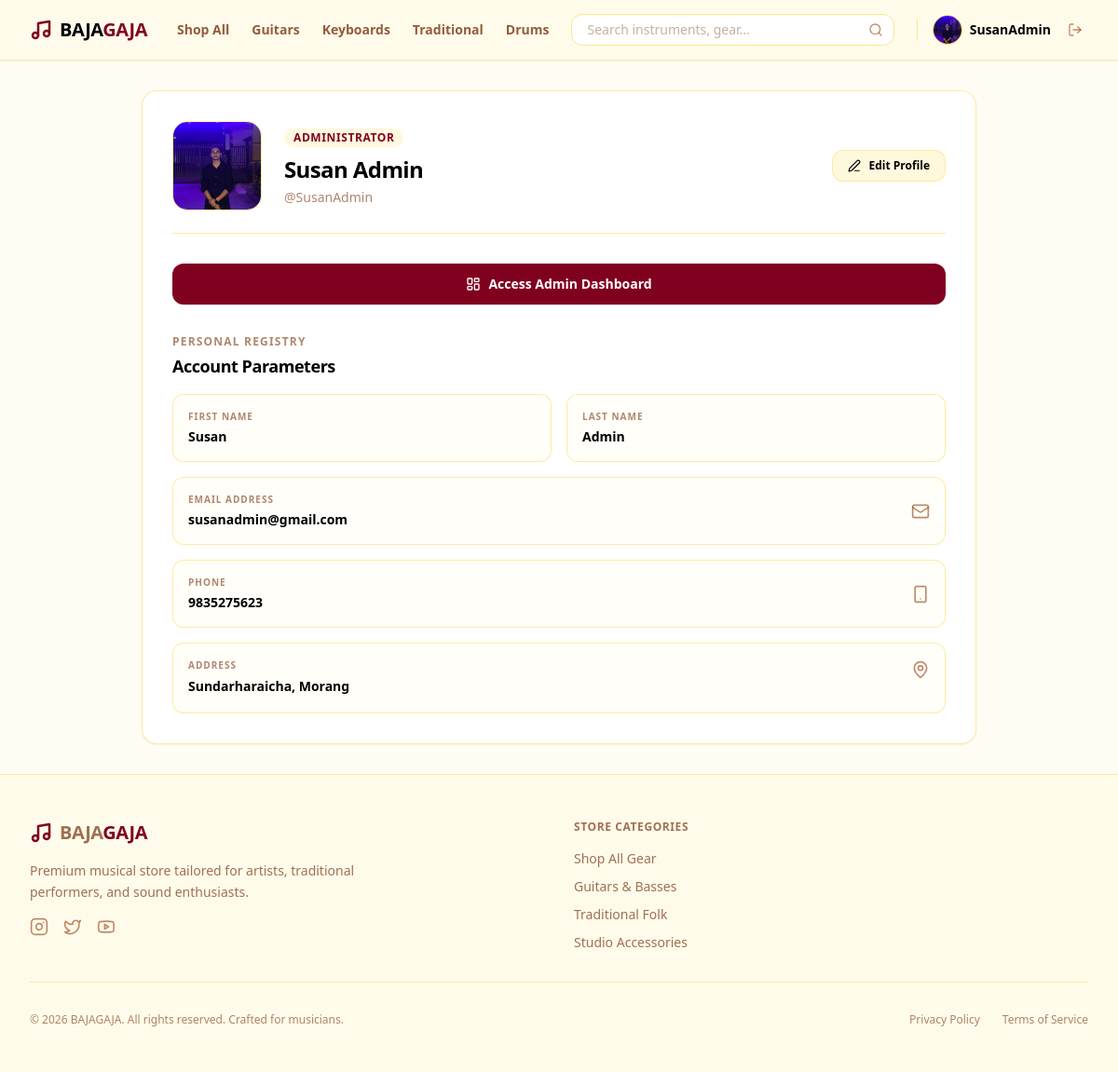
The app's page /profile/ (signed in) with its own data.
### bg_app/models.py (models this page shows, shortened)
class User(AbstractUser):
    phone = models.CharField(max_length=20, blank=True)
    address = models.TextField(blank=True)
    profile_picture = models.ImageField(upload_to='images/user/', blank=True, null=True)

### bg_app/views/profile_view.py (the view)
# urls.py: path('profile/', profile_view, name='profile'),
@login_required
def profile_view(request):
    return render(request, 'main/profile_page.html')

### bg_app/templates/main/profile_page.html (shortened to what this page needs)
<!DOCTYPE html>
<html lang="en">
<head>
    {% load static %}
    <link href="{% static 'css/styles.css' %}" rel="stylesheet" />
</head>
<body class="bg-amber-50/50 font-sans min-h-screen flex flex-col text-amber-950">
    {% include 'components/_navbar.html' %}
    <main class="flex-grow flex items-center justify-center p-4 sm:p-6 lg:p-8">
        <div class="w-full max-w-4xl bg-white border border-amber-200/80 rounded-2xl p-6 sm:p-8 shadow-sm space-y-8">
            <div class="flex flex-col sm:flex-row items-center gap-6 pb-6 border-b border-amber-200/80 text-center sm:text-left">
                <div class="relative w-24 h-24 rounded-2xl bg-amber-50 border border-amber-200/80 overflow-hidden flex items-center justify-center text-amber-800/60 shadow-inner shrink-0">
                    {% if user.profile_picture %}
                        <img src="{{ user.profile_picture.url }}" alt="{{ user.username }}" class="w-full h-full object-cover">
                    {% else %}
                        <i data-lucide="user" class="w-10 h-10 text-amber-800/60"></i>
                    {% endif %}
                </div>
                <div class="space-y-1 flex-grow">
                    <span class="inline-block px-2.5 py-0.5 bg-amber-100/60 text-[#800020] text-xs font-bold rounded-full uppercase tracking-wider mb-1">
                        {% if user.is_staff %} Administrator {% else %} Musician Account {% endif %}
                    </span>
                    <h1 class="text-2xl font-black tracking-tight text-amber-950">
                        {% if user.first_name or user.last_name %}
                            {{ user.first_name }} {{ user.last_name }}
                        {% else %}
                            {{ user.username|default:"Anonymous User" }}
                        {% endif %}
                    </h1>
                    <p class="text-sm font-medium text-amber-900/60">@{{ user.username|default:"musician" }}</p>
                </div>
                <div class="flex flex-col sm:flex-row gap-2 w-full sm:w-auto">
                    <a href="/profile/edit/" class="px-4 py-2 bg-amber-100/60 hover:bg-amber-100 text-amber-950 font-bold rounded-xl transition-colors text-xs flex items-center justify-center gap-2 border border-amber-200/80">
                        <i data-lucide="edit-3" class="w-3.5 h-3.5"></i>
                        Edit Profile
                    </a>
                </div>
            </div>
            <div>
                {% if user.is_staff %}
                    <a href="/dashboard/admin/" class="w-full bg-[#800020] hover:bg-[#5c0017] text-white font-bold py-3 px-4 rounded-xl transition-colors flex items-center justify-center gap-2 text-sm shadow-sm">
                        <i data-lucide="layout-dashboard" class="w-4 h-4"></i>
                        Access Admin Dashboard
                    </a>
                {% else %}
                    <a href="/dashboard/" class="w-full bg-[#800020] hover:bg-[#5c0017] text-white font-bold py-3 px-4 rounded-xl transition-colors flex items-center justify-center gap-2 text-sm shadow-sm">
                        <i data-lucide="layout-dashboard" class="w-4 h-4"></i>
                        Access Customer Dashboard
                    </a>
                {% endif %}
            </div>
            <div class="space-y-4">
                <div>
                    <h2 class="text-xs font-bold uppercase tracking-widest text-amber-900/60 mb-1">Personal Registry</h2>
                    <p class="text-lg font-extrabold text-amber-950 tracking-tight">Account Parameters</p>
                </div>
                <div class="grid grid-cols-1 sm:grid-cols-2 gap-4">
                    <div class="bg-amber-50/30 border border-amber-200/80 p-4 rounded-xl">
                        <span class="text-[10px] font-bold uppercase tracking-widest text-amber-900/60 block mb-1">First Name</span>
                        <p class="text-sm font-semibold text-amber-950">{{ user.first_name|default:"—" }}</p>
                    </div>
                    <div class="bg-amber-50/30 border border-amber-200/80 p-4 rounded-xl">
                        <span class="text-[10px] font-bold uppercase tracking-widest text-amber-900/60 block mb-1">Last Name</span>
                        <p class="text-sm font-semibold text-amber-950">{{ user.last_name|default:"—" }}</p>
                    </div>
                    <div class="sm:col-span-2 bg-amber-50/30 border border-amber-200/80 p-4 rounded-xl flex items-center justify-between gap-4">
                        <div class="truncate">
                            <span class="text-[10px] font-bold uppercase tracking-widest text-amber-900/60 block mb-1">Email Address</span>
                            <p class="text-sm font-semibold text-amber-950 truncate">{{ user.email|default:"user@bajagaja.com" }}</p>
                        </div>
                        <i data-lucide="mail" class="w-5 h-5 text-amber-800/60 shrink-0"></i>
                    </div>
                    <div class="sm:col-span-2 bg-amber-50/30 border border-amber-200/80 p-4 rounded-xl flex items-center justify-between gap-4">
                        <div>
                            <span class="text-[10px] font-bold uppercase tracking-widest text-amber-900/60 block mb-1">Phone</span>
                            <p class="text-sm font-semibold text-amber-950">{{ user.phone|default:"No hardware link configured" }}</p>
                        </div>
                        <i data-lucide="smartphone" class="w-5 h-5 text-amber-800/60 shrink-0"></i>
                    </div>
                    <div class="sm:col-span-2 bg-amber-50/30 border border-amber-200/80 p-4 rounded-xl flex items-start justify-between gap-4">
                        <div>
                            <span class="text-[10px] font-bold uppercase tracking-widest text-amber-900/60 block mb-1">Address</span>
                            <p class="text-sm font-semibold text-amber-950 whitespace-pre-line leading-relaxed">{{ user.address|default:"No address configured" }}</p>
                        </div>
                        <i data-lucide="map-pin" class="w-5 h-5 text-amber-800/60 shrink-0 mt-0.5"></i>
                    </div>
                </div>
            </div>
        </div>
    </main>
    {% include 'components/_footer.html' %}
</body>
</html>

### bg_app/templates/components/_navbar.html (shortened to what this page needs)
<nav class="bg-amber-50 border-b border-amber-200/80 sticky top-0 z-50 font-sans text-amber-950 shadow-sm">
    <div class="max-w-7xl mx-auto px-4 sm:px-6 lg:px-8">
        <div class="flex justify-between h-16 items-center">
            <div class="flex items-center gap-8">
                <a href="/" class="flex items-center gap-2 text-xl font-black tracking-tight shrink-0">
                    <i data-lucide="music" class="w-6 h-6 text-[#800020] stroke-[2.5]"></i>
                    <span class="text-amber-950">BAJA<span class="text-[#800020]">GAJA</span></span>
                </a>
                <div class="hidden md:flex items-center gap-6 text-sm font-semibold text-amber-900/80">
                    <a href="/products/" class="hover:text-[#800020] transition-colors">Shop All</a>
                    <a href="/products/?category=guitars" class="hover:text-[#800020] transition-colors">Guitars</a>
                    <a href="/products/?category=keyboards" class="hover:text-[#800020] transition-colors">Keyboards</a>
                    <a href="/products/?category=traditional" class="hover:text-[#800020] transition-colors">Traditional</a>
                    <a href="/products/?category=drums" class="hover:text-[#800020] transition-colors">Drums</a>
                </div>
            </div>
            <div class="flex-1 max-w-md mx-6 hidden sm:block">
                <form action="/products/" method="GET" class="relative">
                    <input type="text" name="search" value="{{ request.GET.search }}" placeholder="Search instruments, gear..."
                        class="w-full bg-white border border-amber-200 rounded-xl pl-4 pr-9 py-1.5 text-sm text-amber-950 placeholder-amber-900/40 focus:outline-none focus:ring-2 focus:ring-[#800020] focus:border-[#800020] transition-all">
                    <button type="submit" class="absolute inset-y-0 right-0 flex items-center pr-3 text-amber-800/60 hover:text-[#800020]">
                        <i data-lucide="search" class="w-4 h-4"></i>
                    </button>
                </form>
            </div>
            <div class="flex items-center gap-4">
                {% if user.is_authenticated %}
                    <div class="flex items-center gap-3">
                        <a href="/profile/" class="flex items-center gap-2 group">
                            {% if user.profile_picture %}
                                <img src="{{ user.profile_picture.url }}" alt="Profile" class="w-8 h-8 rounded-full object-cover border border-amber-300 group-hover:border-[#800020] transition-colors">
                            {% else %}
                                <div class="w-8 h-8 rounded-full bg-amber-100 border border-amber-200 flex items-center justify-center text-amber-800 group-hover:border-[#800020] transition-colors">
                                    <i data-lucide="user" class="w-4 h-4"></i>
                                </div>
                            {% endif %}
                            <span class="text-sm font-semibold hidden lg:block text-amber-950 group-hover:text-[#800020] transition-colors">{{ user.username }}</span>
                        </a>
                        <form action="/logout/" method="POST" class="inline">
                            <button type="submit" class="p-1.5 text-amber-800/60 hover:text-[#800020] transition-colors" title="Log Out">
                                <i data-lucide="log-out" class="w-4 h-4"></i>
                            </button>
                        </form>
                    </div>
                {% endif %}
            </div>
        </div>
    </div>
</nav>

### records on screen
User: profile_picture (picture), username "SusanAdmin", first_name "Susan", last_name "Admin", email "susanadmin@gmail.com", phone "9835275623", address "Sundarharaicha, Morang"
